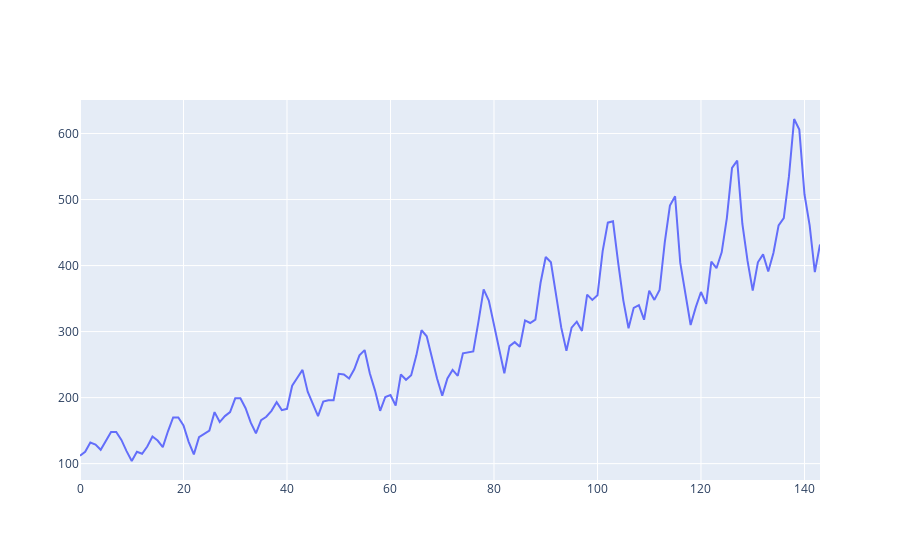

Notebook cell for this chart:
### Markdown cell above
#### Airline Data

### Code cell
lorenzairline = load_airline()
t = [i for i in range(len(airline))]
fig = go.Figure()
fig.add_trace(go.Scatter(
    x = t,
    y = airline,
    mode = 'lines'
))
fig.show()

### Figure 1 — Plotly figure (JSON) as saved in the notebook; plotly's stock layout.template omitted (floating-point values rounded to 4 significant figures; data arrays with more than 128 entries replaced by an {"elided": "..."} marker saying what was removed)
{"data": [{"mode": "lines", "type": "scatter", "x": {"elided": "144 int values"}, "y": {"elided": "144 int values"}}], "layout": {}}
